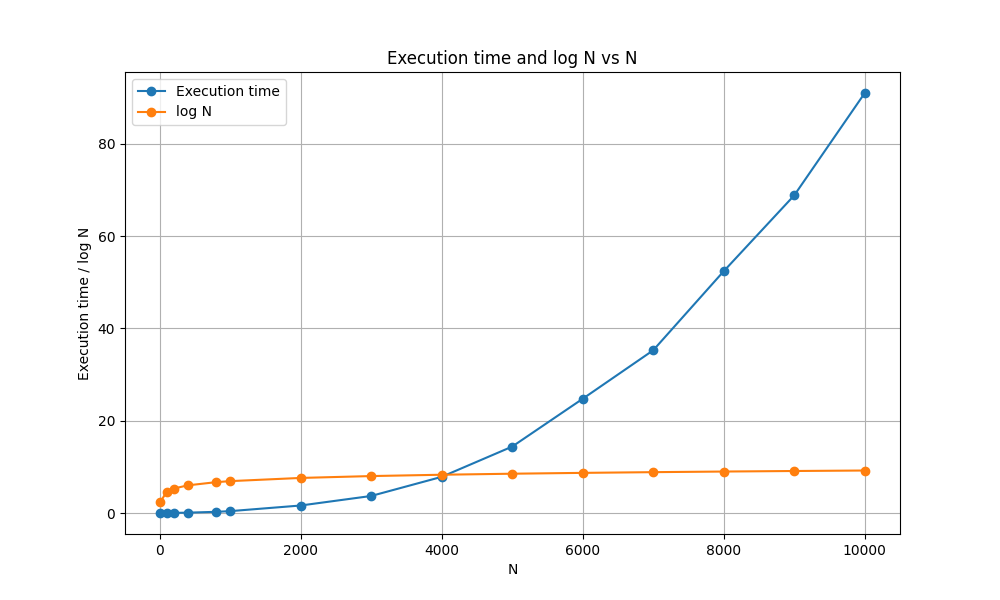

Recreate this plot in Python.
import subprocess
import time
import matplotlib.pyplot as plt
import numpy as np

# Values of N to test
N_values = [10, 100, 200, 400, 800, 1000, 2000, 3000, 4000, 5000, 6000, 7000, 8000, 9000, 10000]

# List to store execution times
times = []

for N in N_values:
    # Generate the filename based on N
    filename = f"./input_data/ellipse_N_{N:05d}.gal"

    # Command to run the code
    cmd = ["./galsim", str(N), filename, "200", "1e-5", "8"]

    # List to store the execution times for each run
    run_times = []

    for _ in range(5):
        # Measure the execution time
        start_time = time.time()
        subprocess.run(cmd)
        end_time = time.time()

        # Store the execution time
        run_times.append((end_time - start_time))

    # Store the minimum execution time
    times.append(min(run_times))

# Plot the execution times
plt.figure(figsize=(10, 6))
plt.plot(N_values, times, 'o-', label='Execution time')
plt.plot(N_values, np.log(N_values), 'o-', label='log N')
plt.xlabel('N')
plt.ylabel('Execution time / log N')
plt.title('Execution time and log N vs N')
plt.grid(True)
plt.legend()

# Save the figure
plt.savefig('code_complexity.png')